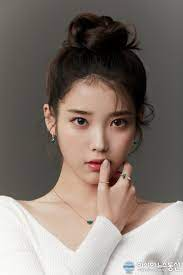
#> input picture Hello_Python/day16/images/iu.jfif, 183 x 275 px
$ python mycv05ROTATE.py
#> lines starting #> are read from the running program, lines starting #| are printed output that depends on the picture
import cv2

img = cv2.imread("images/iu.jfif",1)
#> img is the input picture: shape (275, 183, 3); mean B, G, R 111.5, 118.4, 130.1
cvimg = cv2.rotate(img,cv2.ROTATE_180)
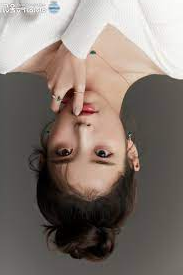
#> cvimg: shape (275, 183, 3); mean B, G, R 111.5, 118.4, 130.1

height, width, channel = img.shape
#> height = 275; width = 183; channel = 3
matrix = cv2.getRotationMatrix2D((width/2, height/2), 23, 1)
dst = cv2.warpAffine(img, matrix, (width, height))
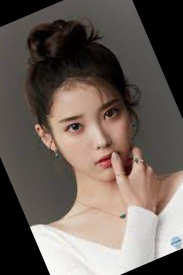
#> dst: shape (275, 183, 3); mean B, G, R 88.8, 95.2, 106.5

cv2.imshow("iu", dst)
cv2.waitKey(0)

cv2.destroyAllWindows()
